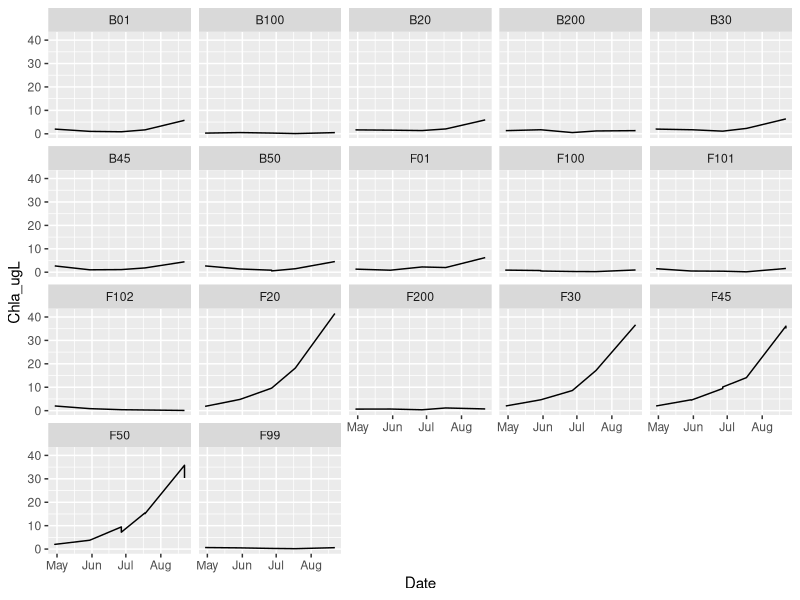
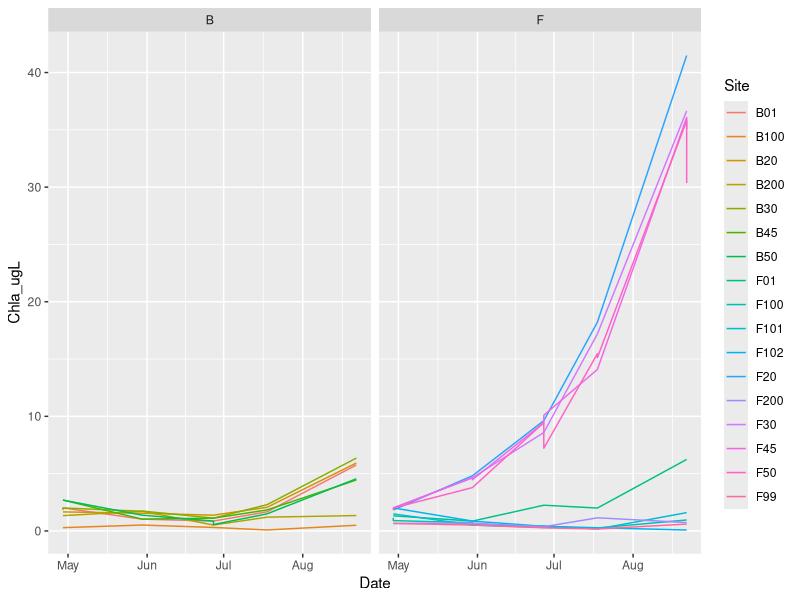
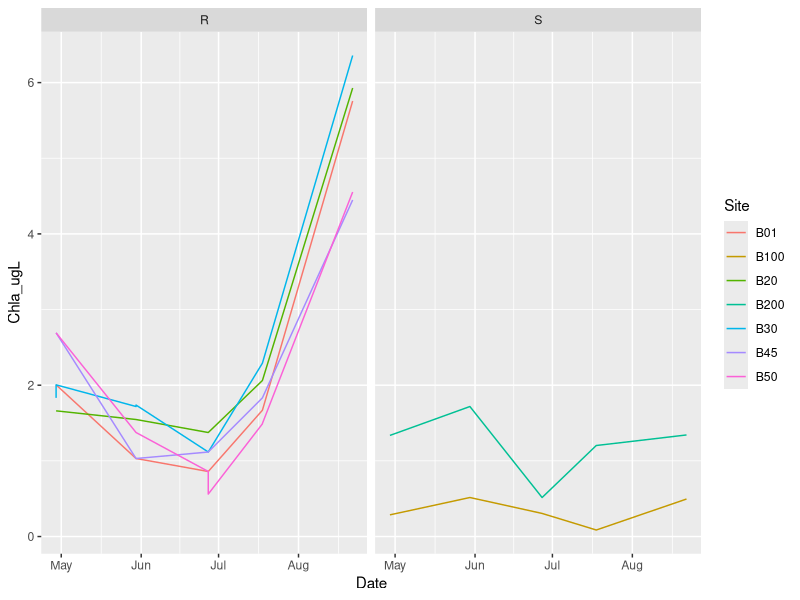
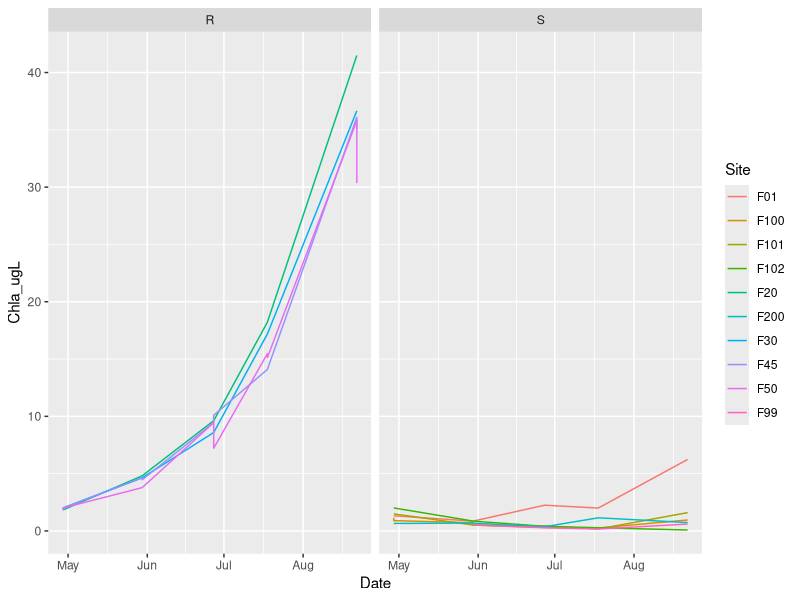
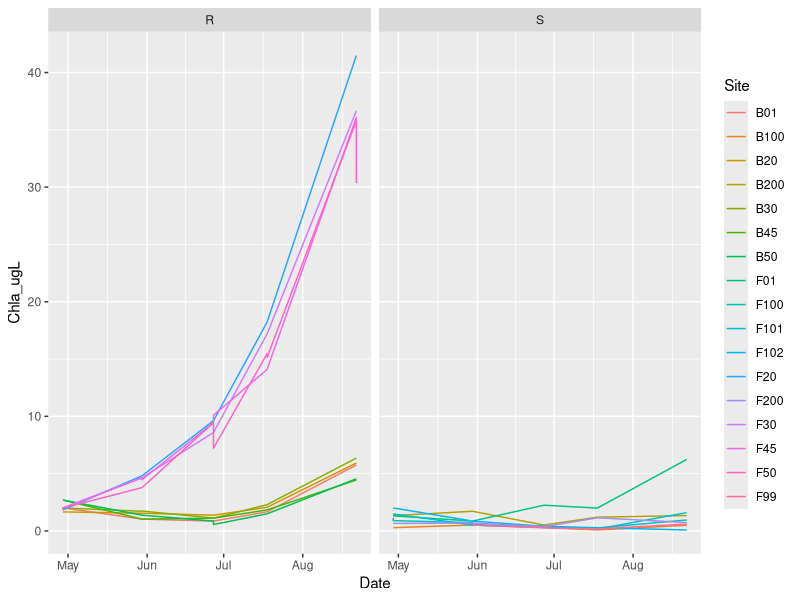
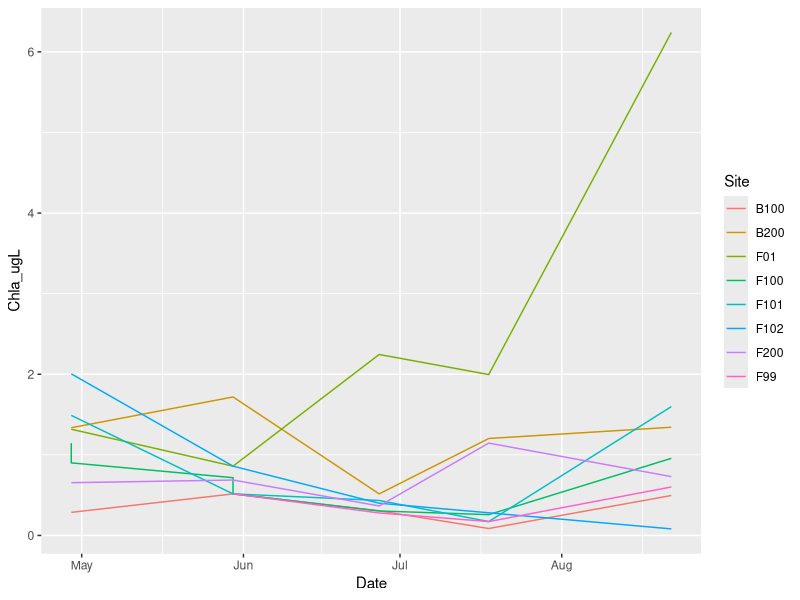
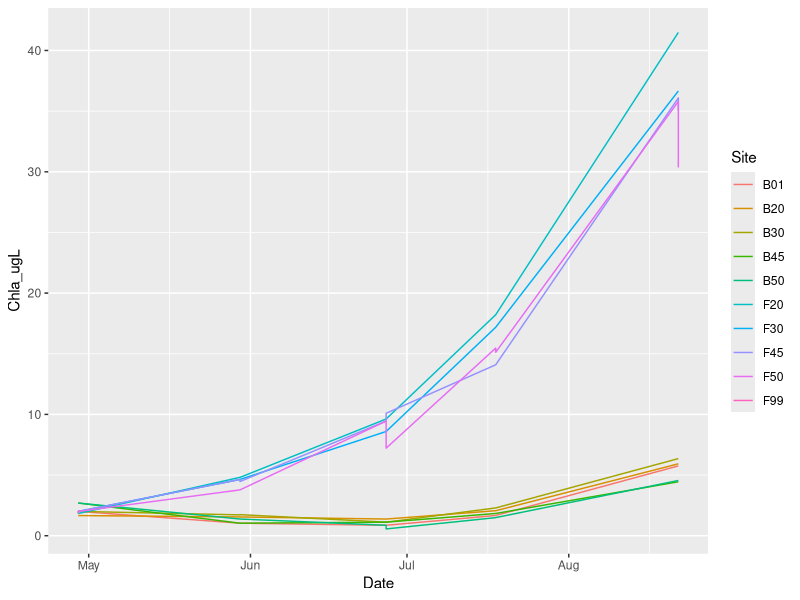
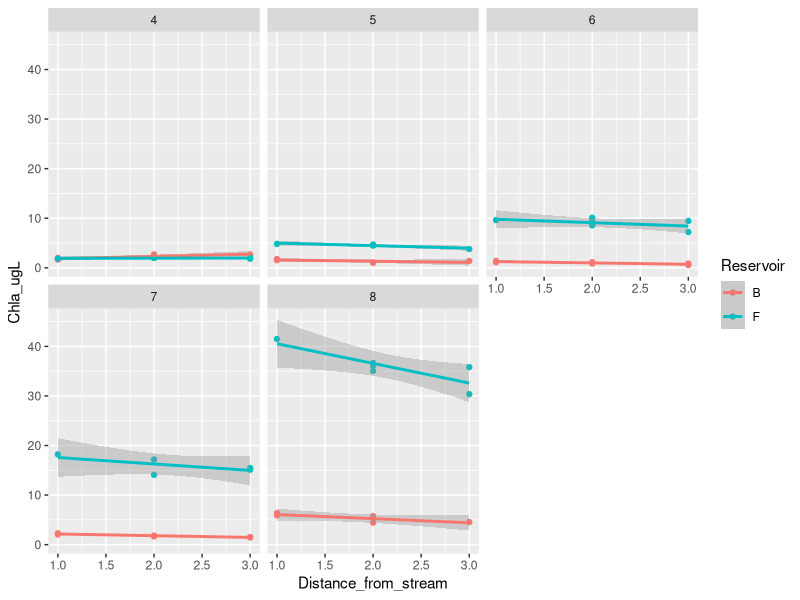

Recreate these plots in R, in order.
# exploratory plotting of RC chl data

library(lubridate)
library(tidyverse)

chl <- read.csv("./Data/chla_extraction/chla_RCD_data.csv")
chl$Date <- as.Date(chl$Date)

ggplot(data = chl, aes(x = Date, y = Chla_ugL )) +facet_wrap(~Site) +geom_line()

ggplot(data = chl, aes(x = Date, y = Chla_ugL, col = Site ))  +geom_line() +facet_wrap(~Reservoir)
ggplot(data = chl[chl$Reservoir=='B',], aes(x = Date, y = Chla_ugL, col = Site ))  +geom_line() + facet_wrap(~Site_type)
ggplot(data = chl[chl$Reservoir=='F',], aes(x = Date, y = Chla_ugL, col = Site ))  +geom_line() + facet_wrap(~Site_type)
ggplot(data = chl, aes(x = Date, y = Chla_ugL, col = Site ))  +geom_line() +facet_wrap(~Site_type)

ggplot(data = chl[chl$Site_type=='S',], aes(x = Date, y = Chla_ugL, col = Site ))  +geom_line() 
# this plot shows F01 increasing over the season, likely a result of a decrease in surface water inputs as the reservoir gets lower and an increase
# in water inputs from the toe drain, so nutrient rich water coming from depth

ggplot(data = chl[chl$Site_type=='R',], aes(x = Date, y = Chla_ugL, col = Site ))  +geom_line() 

chl$Month <- month(chl$Date)
ggplot(data = chl[chl$Distance_from_stream>0,], aes(x = Distance_from_stream, y = Chla_ugL, col = Reservoir ))  +geom_point() +facet_wrap(~Month) + geom_smooth(method = 'lm')
# we start to see a decrease from riverine -> lacustrine only later in the season when discharge is much lower especially in FCR 

ggplot(data = chl[chl$Month=='4'& chl$Distance_from_stream>0,], aes(x = Distance_from_stream, y = Chla_ugL, col = Reservoir ))  + 
  geom_point() +
  facet_wrap(~Month) + 
  geom_smooth(method = 'lm') +
  ggtitle('April')
  
ggplot(data = chl[chl$Month=='5'& chl$Distance_from_stream>0,], aes(x = Distance_from_stream, y = Chla_ugL, col = Reservoir ))  + 
  geom_point() +
  facet_wrap(~Month) + 
  geom_smooth(method = 'lm') +
  ggtitle('May')

ggplot(data = chl[chl$Month=='6'& chl$Distance_from_stream>0,], aes(x = Distance_from_stream, y = Chla_ugL, col = Reservoir ))  + 
  geom_point() +
  facet_wrap(~Month) + 
  geom_smooth(method = 'lm') +
  ggtitle('June')

ggplot(data = chl[chl$Month=='7'& chl$Distance_from_stream>0,], aes(x = Distance_from_stream, y = Chla_ugL, col = Reservoir ))  + 
  geom_point() +
  facet_wrap(~Month) + 
  geom_smooth(method = 'lm') +
  ggtitle('July')

ggplot(data = chl[chl$Month=='8' & chl$Distance_from_stream>0,], aes(x = Distance_from_stream, y = Chla_ugL, col = Reservoir ))  + 
  geom_point() +
  geom_smooth(method = 'lm') +
  ggtitle('August')

# do some statistical test to see if the different zones are actually different from each other? ...ANOVA??
